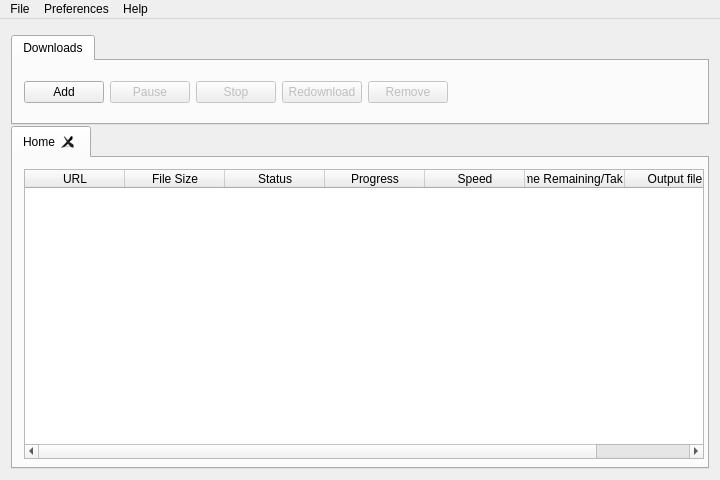
<?xml version="1.0" encoding="UTF-8"?>
<ui version="4.0">
 <class>MainWindow</class>
 <widget class="QMainWindow" name="MainWindow">
  <property name="geometry">
   <rect>
    <x>0</x>
    <y>0</y>
    <width>720</width>
    <height>480</height>
   </rect>
  </property>
  <property name="minimumSize">
   <size>
    <width>720</width>
    <height>480</height>
   </size>
  </property>
  <property name="windowTitle">
   <string>Ultimate Download Manager</string>
  </property>
  <property name="windowIcon">
   <iconset>
    <normaloff>Images/UDM2.png</normaloff>Images/UDM2.png</iconset>
  </property>
  <property name="autoFillBackground">
   <bool>true</bool>
  </property>
  <property name="unifiedTitleAndToolBarOnMac">
   <bool>false</bool>
  </property>
  <widget class="QWidget" name="centralWidget">
   <layout class="QGridLayout" name="gridLayout">
    <item row="0" column="0">
     <widget class="QTabWidget" name="tabWidgetRibbon">
      <property name="minimumSize">
       <size>
        <width>0</width>
        <height>90</height>
       </size>
      </property>
      <property name="maximumSize">
       <size>
        <width>16777215</width>
        <height>79</height>
       </size>
      </property>
      <property name="currentIndex">
       <number>0</number>
      </property>
      <widget class="QWidget" name="tab">
       <attribute name="title">
        <string>Downloads</string>
       </attribute>
       <layout class="QHBoxLayout" name="horizontalLayout">
        <item>
         <widget class="QPushButton" name="btnAdd">
          <property name="text">
           <string>Add</string>
          </property>
         </widget>
        </item>
        <item>
         <widget class="QPushButton" name="btnStartPause">
          <property name="enabled">
           <bool>false</bool>
          </property>
          <property name="text">
           <string>Pause</string>
          </property>
         </widget>
        </item>
        <item>
         <widget class="QPushButton" name="pushButton_2">
          <property name="enabled">
           <bool>false</bool>
          </property>
          <property name="text">
           <string>Stop</string>
          </property>
         </widget>
        </item>
        <item>
         <widget class="QPushButton" name="btnRestart">
          <property name="enabled">
           <bool>false</bool>
          </property>
          <property name="text">
           <string>Redownload</string>
          </property>
         </widget>
        </item>
        <item>
         <widget class="QPushButton" name="btnDelete">
          <property name="enabled">
           <bool>false</bool>
          </property>
          <property name="text">
           <string>Remove</string>
          </property>
         </widget>
        </item>
        <item>
         <spacer name="horizontalSpacer">
          <property name="orientation">
           <enum>Qt::Horizontal</enum>
          </property>
          <property name="sizeHint" stdset="0">
           <size>
            <width>40</width>
            <height>20</height>
           </size>
          </property>
         </spacer>
        </item>
       </layout>
      </widget>
     </widget>
    </item>
    <item row="1" column="0">
     <widget class="DownloadTabWidget" name="tabWidgetMain">
      <property name="currentIndex">
       <number>0</number>
      </property>
      <property name="tabsClosable">
       <bool>true</bool>
      </property>
      <widget class="QWidget" name="tab_3">
       <attribute name="title">
        <string>Home</string>
       </attribute>
       <layout class="QGridLayout" name="gridLayout_4">
        <item row="0" column="0">
         <widget class="UDMTableWidget" name="tableWidget">
          <property name="enabled">
           <bool>true</bool>
          </property>
          <property name="minimumSize">
           <size>
            <width>680</width>
            <height>290</height>
           </size>
          </property>
          <property name="font">
           <font>
            <bold>false</bold>
           </font>
          </property>
          <property name="selectionMode">
           <enum>QAbstractItemView::SingleSelection</enum>
          </property>
          <property name="selectionBehavior">
           <enum>QAbstractItemView::SelectRows</enum>
          </property>
          <property name="columnCount">
           <number>7</number>
          </property>
          <column>
           <property name="text">
            <string>URL</string>
           </property>
          </column>
          <column>
           <property name="text">
            <string>File Size</string>
           </property>
          </column>
          <column>
           <property name="text">
            <string>Status</string>
           </property>
          </column>
          <column>
           <property name="text">
            <string>Progress</string>
           </property>
          </column>
          <column>
           <property name="text">
            <string>Speed</string>
           </property>
          </column>
          <column>
           <property name="text">
            <string>Time Remaining/Taken</string>
           </property>
          </column>
          <column>
           <property name="text">
            <string>Output file</string>
           </property>
          </column>
         </widget>
        </item>
       </layout>
      </widget>
     </widget>
    </item>
   </layout>
  </widget>
  <widget class="QMenuBar" name="menuBar">
   <property name="geometry">
    <rect>
     <x>0</x>
     <y>0</y>
     <width>720</width>
     <height>19</height>
    </rect>
   </property>
   <widget class="QMenu" name="menuFile">
    <property name="title">
     <string>File</string>
    </property>
    <addaction name="actionOpen_Download_Directory"/>
    <addaction name="actionQuit"/>
   </widget>
   <widget class="QMenu" name="menuPreferences">
    <property name="title">
     <string>Preferences</string>
    </property>
    <addaction name="actionSettings"/>
   </widget>
   <widget class="QMenu" name="menuHelp">
    <property name="title">
     <string>Help</string>
    </property>
    <addaction name="actionAbout"/>
   </widget>
   <addaction name="menuFile"/>
   <addaction name="menuPreferences"/>
   <addaction name="menuHelp"/>
  </widget>
  <action name="actionQuit">
   <property name="text">
    <string>Quit</string>
   </property>
  </action>
  <action name="actionSettings">
   <property name="text">
    <string>Settings</string>
   </property>
   <property name="iconVisibleInMenu">
    <bool>true</bool>
   </property>
  </action>
  <action name="actionOpen_Download_Directory">
   <property name="text">
    <string>Open Download Directory</string>
   </property>
  </action>
  <action name="actionAbout">
   <property name="text">
    <string>About</string>
   </property>
  </action>
 </widget>
 <layoutdefault spacing="6" margin="11"/>
 <customwidgets>
  <customwidget>
   <class>DownloadTabWidget</class>
   <extends>QTabWidget</extends>
   <header>uicomponents/downloadtabwidget.h</header>
   <container>1</container>
  </customwidget>
  <customwidget>
   <class>UDMTableWidget</class>
   <extends>QTableWidget</extends>
   <header>uicomponents/udmtablewidget.h</header>
  </customwidget>
 </customwidgets>
 <resources/>
 <connections/>
</ui>
